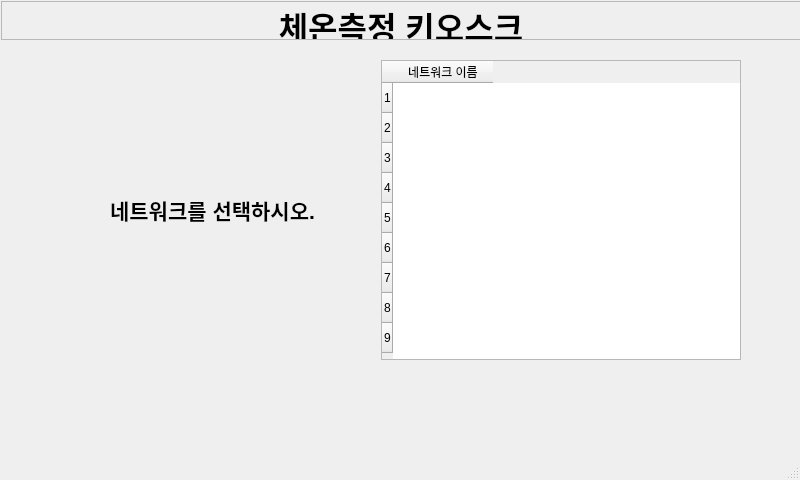
<?xml version="1.0" encoding="UTF-8"?>
<ui version="4.0">
 <class>MainWindow</class>
 <widget class="QMainWindow" name="MainWindow">
  <property name="geometry">
   <rect>
    <x>0</x>
    <y>0</y>
    <width>800</width>
    <height>480</height>
   </rect>
  </property>
  <property name="minimumSize">
   <size>
    <width>800</width>
    <height>480</height>
   </size>
  </property>
  <property name="maximumSize">
   <size>
    <width>800</width>
    <height>480</height>
   </size>
  </property>
  <property name="windowTitle">
   <string>MainWindow</string>
  </property>
  <widget class="QWidget" name="centralwidget">
   <widget class="QLabel" name="title">
    <property name="geometry">
     <rect>
      <x>1</x>
      <y>1</y>
      <width>800</width>
      <height>39</height>
     </rect>
    </property>
    <property name="minimumSize">
     <size>
      <width>800</width>
      <height>0</height>
     </size>
    </property>
    <property name="maximumSize">
     <size>
      <width>800</width>
      <height>50</height>
     </size>
    </property>
    <property name="frameShape">
     <enum>QFrame::StyledPanel</enum>
    </property>
    <property name="text">
     <string>&lt;html&gt;&lt;head/&gt;&lt;body&gt;&lt;p&gt;&lt;span style=&quot; font-size:24pt; font-weight:600;&quot;&gt;체온측정 키오스크&lt;/span&gt;&lt;/p&gt;&lt;/body&gt;&lt;/html&gt;</string>
    </property>
    <property name="textFormat">
     <enum>Qt::AutoText</enum>
    </property>
    <property name="alignment">
     <set>Qt::AlignCenter</set>
    </property>
   </widget>
   <widget class="QWidget" name="layoutWidget">
    <property name="geometry">
     <rect>
      <x>50</x>
      <y>60</y>
      <width>691</width>
      <height>301</height>
     </rect>
    </property>
    <layout class="QHBoxLayout" name="horizontalLayout">
     <item>
      <widget class="QLabel" name="label">
       <property name="text">
        <string>&lt;html&gt;&lt;head/&gt;&lt;body&gt;&lt;p align=&quot;center&quot;&gt;&lt;span style=&quot; font-size:16pt; font-weight:600;&quot;&gt;네트워크를 선택하시오.&lt;/span&gt;&lt;/p&gt;&lt;/body&gt;&lt;/html&gt;</string>
       </property>
      </widget>
     </item>
     <item>
      <widget class="QTableWidget" name="wifi_tableWidget">
       <property name="maximumSize">
        <size>
         <width>360</width>
         <height>300</height>
        </size>
       </property>
       <property name="showGrid">
        <bool>true</bool>
       </property>
       <property name="gridStyle">
        <enum>Qt::NoPen</enum>
       </property>
       <property name="cornerButtonEnabled">
        <bool>true</bool>
       </property>
       <property name="rowCount">
        <number>9</number>
       </property>
       <property name="columnCount">
        <number>1</number>
       </property>
       <row/>
       <row/>
       <row/>
       <row/>
       <row/>
       <row/>
       <row/>
       <row/>
       <row/>
       <column>
        <property name="text">
         <string>네트워크 이름</string>
        </property>
       </column>
      </widget>
     </item>
    </layout>
   </widget>
  </widget>
  <widget class="QStatusBar" name="statusbar"/>
 </widget>
 <resources/>
 <connections/>
</ui>
